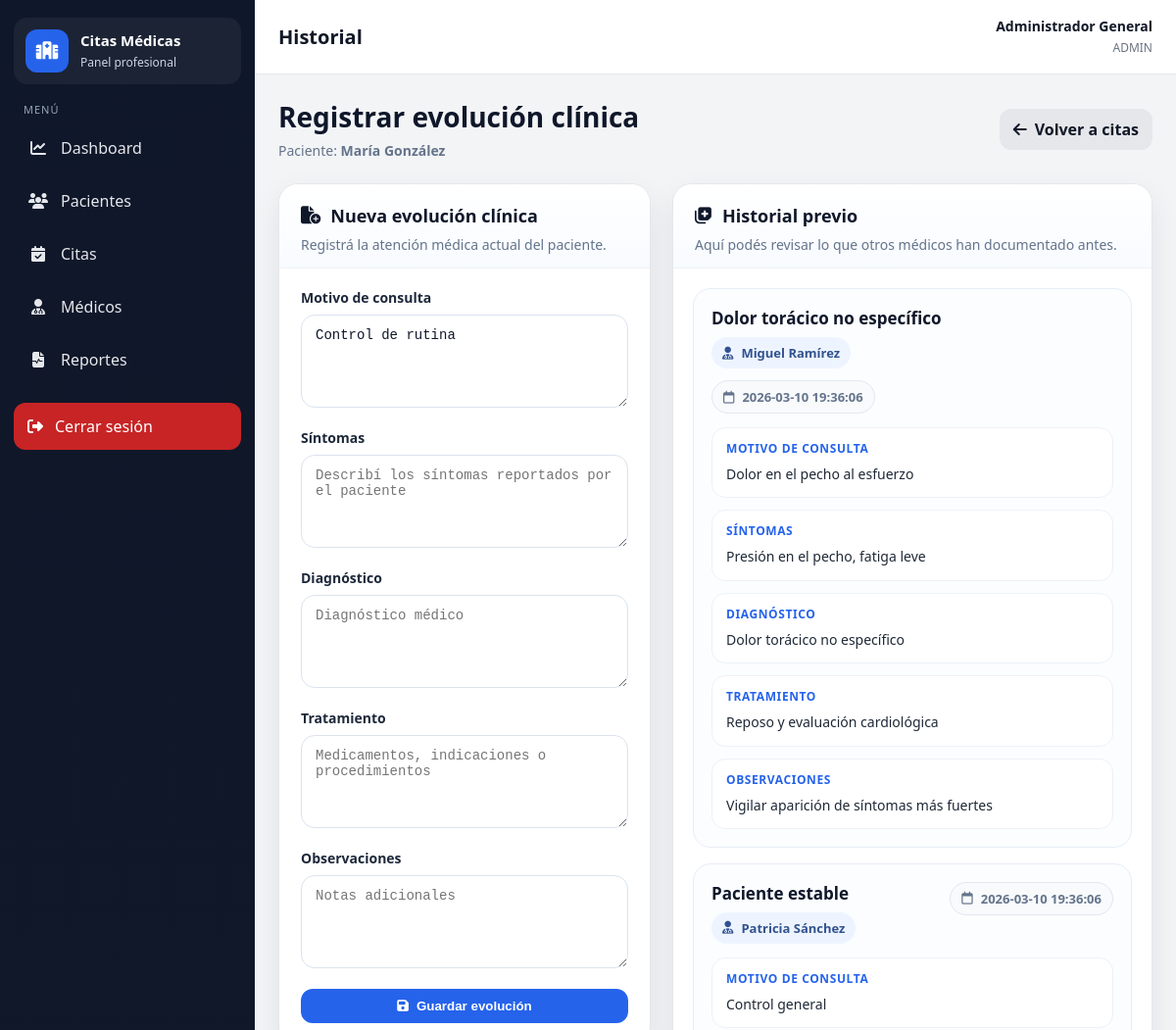
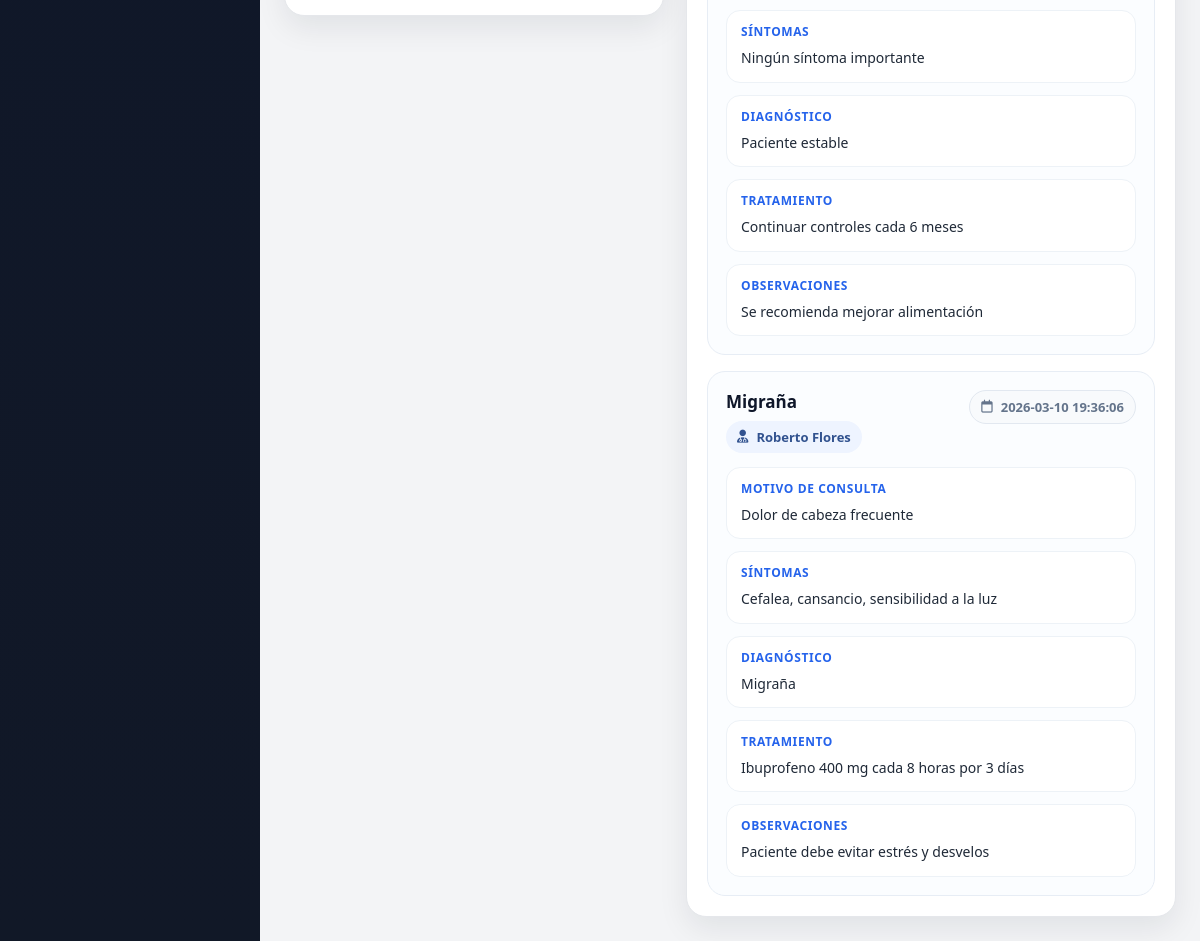
Screenshot of /index.php?controller=historial&action=registrar&paciente_id=1&cita_id=1 (signed in) with the database file from the repository (2 pictures, top to bottom).
### tables this page shows
CREATE TABLE pacientes (
    id INT AUTO_INCREMENT PRIMARY KEY,
    nombre VARCHAR(100) NOT NULL,
    apellido VARCHAR(100) NOT NULL,
    cedula VARCHAR(15) NOT NULL UNIQUE,
    telefono VARCHAR(20) NULL,
    email VARCHAR(100) NULL,
    fecha_nacimiento DATE NULL,
    fecha_registro TIMESTAMP DEFAULT CURRENT_TIMESTAMP
);

CREATE TABLE citas (
    id INT AUTO_INCREMENT PRIMARY KEY,
    paciente_id INT NOT NULL,
    medico_id INT NOT NULL,
    fecha DATE NOT NULL,
    hora_inicio TIME NOT NULL,
    hora_fin TIME NOT NULL,
    motivo VARCHAR(250) NULL,
    estado ENUM('pendiente', 'completada', 'cancelada') DEFAULT 'pendiente',
    fecha_creacion TIMESTAMP DEFAULT CURRENT_TIMESTAMP,
    CONSTRAINT fk_citas_paciente FOREIGN KEY (paciente_id) REFERENCES pacientes(id) ON DELETE CASCADE,
    CONSTRAINT fk_citas_medico FOREIGN KEY (medico_id) REFERENCES medicos(id) ON DELETE CASCADE,
    INDEX idx_medico_fecha (medico_id, fecha)
);

CREATE TABLE historial_clinico (
    id INT AUTO_INCREMENT PRIMARY KEY,
    paciente_id INT NOT NULL,
    medico_id INT NOT NULL,
    cita_id INT NULL,
    motivo_consulta TEXT NOT NULL,
    sintomas TEXT NULL,
    diagnostico TEXT NOT NULL,
    tratamiento TEXT NULL,
    observaciones TEXT NULL,
    fecha_registro DATETIME DEFAULT CURRENT_TIMESTAMP,
    CONSTRAINT fk_historial_paciente FOREIGN KEY (paciente_id) REFERENCES pacientes(id) ON DELETE CASCADE,
    CONSTRAINT fk_historial_medico FOREIGN KEY (medico_id) REFERENCES medicos(id) ON DELETE CASCADE,
    CONSTRAINT fk_historial_cita FOREIGN KEY (cita_id) REFERENCES citas(id) ON DELETE SET NULL
);

### app/controllers/HistorialController.php (called while the page is built, shortened)
<?php
require_once __DIR__ . '/../models/HistorialClinico.php';
require_once __DIR__ . '/../models/Paciente.php';
require_once __DIR__ . '/../models/Cita.php';
class HistorialController {
    public function registrar(){
        $pacienteId = (int) $_GET['paciente_id'];
        $citaId = isset($_GET['cita_id']) ? (int) $_GET['cita_id'] : null;
        $historialModel = new HistorialClinico();
        $pacienteModel = new Paciente();
        $citaModel = new Cita();
        $paciente = $pacienteModel->obtenerPorId($pacienteId);
        $historial = $historialModel->obtenerPorPaciente($pacienteId);
        $cita = null;
        if (!empty($citaId)) {
            $cita = $citaModel->obtenerPorId($citaId);
        }
        require_once __DIR__ . '/../views/historial/registrar.php';
    }
}

### routes/web.php (called while the page is built, shortened)
<?php
$controller = $_GET['controller'] ?? (isset($_SESSION['usuario_id']) ? 'dashboard' : 'auth');
$action = $_GET['action'] ?? (isset($_SESSION['usuario_id']) ? 'index' : 'login');
switch($controller){
    case 'historial':
        require_once __DIR__ . '/../app/controllers/HistorialController.php';
        $ctrl = new HistorialController();
        break;
}
$ctrl->$action();

### public/index.php (called while the page is built, shortened)
<?php
require_once __DIR__ . '/../routes/web.php';

### app/config/database.php (called while the page is built)
<?php
class Database {
    private $host = "localhost";
    private $db_name = "citas_medicas";
    private $username = "root";
    private $password = "admin";
    private $charset = "utf8mb4";
    public function conectar() {
        try {
            $dsn = "mysql:host={$this->host};dbname={$this->db_name};charset={$this->charset}";
            $pdo = new PDO($dsn, $this->username, $this->password);
            $pdo->setAttribute(PDO::ATTR_ERRMODE, PDO::ERRMODE_EXCEPTION);
            $pdo->setAttribute(PDO::ATTR_DEFAULT_FETCH_MODE, PDO::FETCH_ASSOC);
            return $pdo;
        } catch (PDOException $e) {
            die("Error de conexión: " . $e->getMessage());
        }
    }
}

### app/core/Model.php (called while the page is built, shortened)
<?php
require_once __DIR__ . '/../config/database.php';
class Model {
    public function __construct() {
        $database = new Database();
        $this->db = $database->conectar();
    }
}

### app/models/Paciente.php (called while the page is built, shortened)
<?php
require_once __DIR__ . '/../core/Model.php';
class Paciente extends Model {
    public function obtenerPorId($id){
        $sql = "SELECT * FROM pacientes WHERE id = :id";
        $stmt = $this->db->prepare($sql);
        $stmt->bindParam(':id', $id, PDO::PARAM_INT);
        $stmt->execute();
        return $stmt->fetch(PDO::FETCH_ASSOC);
    }
}

### app/models/Cita.php (called while the page is built, shortened)
<?php
require_once __DIR__ . '/../core/Model.php';
class Cita extends Model {
  public function obtenerPorId($id){
        $sql = "SELECT
                    c.*,
                    CONCAT(p.nombre, ' ', p.apellido) AS paciente,
                    p.email AS paciente_email,
                    p.telefono AS paciente_telefono,
                    CONCAT(m.nombre, ' ', m.apellido) AS medico
                FROM citas c
                INNER JOIN pacientes p ON c.paciente_id = p.id
                INNER JOIN medicos m ON c.medico_id = m.id
                WHERE c.id = :id
                LIMIT 1";
        $stmt = $this->db->prepare($sql);
        $stmt->bindParam(':id', $id, PDO::PARAM_INT);
        $stmt->execute();
        return $stmt->fetch(PDO::FETCH_ASSOC);
    }
}

### app/models/HistorialClinico.php (called while the page is built, shortened)
<?php
require_once __DIR__ . '/../core/Model.php';
class HistorialClinico extends Model {
    public function obtenerPorPaciente($pacienteId){
        $sql = "SELECT h.*,
                       CONCAT(m.nombre, ' ', m.apellido) AS medico_nombre
                FROM historial_clinico h
                INNER JOIN medicos m ON h.medico_id = m.id
                WHERE h.paciente_id = :paciente_id
                ORDER BY h.fecha_registro DESC, h.id DESC";
        $stmt = $this->db->prepare($sql);
        $stmt->execute([
            ':paciente_id' => $pacienteId
        ]);
        return $stmt->fetchAll(PDO::FETCH_ASSOC);
    }
}

### app/views/historial/registrar.php (the view, shortened to what this page needs)
<?php require_once __DIR__ . '/../layout/header.php'; ?>
<div class="hc-page">
    <div class="hc-header">
        <div class="hc-title-wrap">
            <h2>Registrar evolución clínica</h2>
            <p>Paciente: <strong><?= htmlspecialchars($paciente['nombre'] . ' ' . $paciente['apellido']) ?></strong></p>
        </div>
        <a href="index.php?controller=cita&action=index" class="btn btn-secondary">
            <i class="fa-solid fa-arrow-left"></i> Volver a citas
        </a>
    </div>
    <div class="hc-layout">
        <div class="hc-left">
            <div class="hc-card">
                <div class="hc-card-head">
                    <h3><i class="fa-solid fa-file-circle-plus"></i> Nueva evolución clínica</h3>
                    <p>Registrá la atención médica actual del paciente.</p>
                </div>
                <form action="index.php?controller=historial&action=crear" method="POST" class="hc-form">
                    <div class="hc-form-group">
                        <label>Motivo de consulta</label>
                        <textarea name="motivo_consulta" required placeholder="Ejemplo: dolor abdominal, control general, fiebre..."><?= !empty($cita['motivo']) ? htmlspecialchars($cita['motivo']) : '' ?></textarea>
                    </div>
                    <div class="hc-form-group">
                        <label>Síntomas</label>
                        <textarea name="sintomas" placeholder="Describí los síntomas reportados por el paciente"></textarea>
                    </div>
                    <div class="hc-form-group">
                        <label>Diagnóstico</label>
                        <textarea name="diagnostico" required placeholder="Diagnóstico médico"></textarea>
                    </div>
                    <div class="hc-form-group">
                        <label>Tratamiento</label>
                        <textarea name="tratamiento" placeholder="Medicamentos, indicaciones o procedimientos"></textarea>
                    </div>
                    <div class="hc-form-group">
                        <label>Observaciones</label>
                        <textarea name="observaciones" placeholder="Notas adicionales"></textarea>
                    </div>
                    <button type="submit" class="btn btn-primary hc-btn-full">
                        <i class="fa-solid fa-floppy-disk"></i> Guardar evolución
                    </button>
                </form>
            </div>
        </div>
        <div class="hc-right">
            <div class="hc-card">
                <div class="hc-card-head">
                    <h3><i class="fa-solid fa-notes-medical"></i> Historial previo</h3>
                    <p>Aquí podés revisar lo que otros médicos han documentado antes.</p>
                </div>
                <?php if (!empty($historial)): ?>
                    <div class="hc-timeline">
                        <?php foreach ($historial as $h): ?>
                            <div class="hc-item">
                                <div class="hc-item-top">
                                    <div>
                                        <h4><?= htmlspecialchars($h['diagnostico']) ?></h4>
                                        <span class="hc-pill">
                                            <i class="fa-solid fa-user-doctor"></i>
                                            <?= htmlspecialchars($h['medico_nombre']) ?>
                                        </span>
                                    </div>
                                    <span class="hc-date">
                                        <i class="fa-regular fa-calendar"></i>
                                        <?= htmlspecialchars($h['fecha_registro']) ?>
                                    </span>
                                </div>
                                <div class="hc-blocks">
                                    <div class="hc-block">
                                        <span class="hc-label">Motivo de consulta</span>
                                        <p><?= nl2br(htmlspecialchars($h['motivo_consulta'])) ?></p>
                                    </div>
                                    <?php if (!empty($h['sintomas'])): ?>
                                        <div class="hc-block">
                                            <span class="hc-label">Síntomas</span>
                                            <p><?= nl2br(htmlspecialchars($h['sintomas'])) ?></p>
                                        </div>
                                    <?php endif; ?>
                                    <div class="hc-block">
                                        <span class="hc-label">Diagnóstico</span>
                                        <p><?= nl2br(htmlspecialchars($h['diagnostico'])) ?></p>
                                    </div>
                                    <?php if (!empty($h['tratamiento'])): ?>
                                        <div class="hc-block">
                                            <span class="hc-label">Tratamiento</span>
                                            <p><?= nl2br(htmlspecialchars($h['tratamiento'])) ?></p>
                                        </div>
                                    <?php endif; ?>
                                    <?php if (!empty($h['observaciones'])): ?>
                                        <div class="hc-block">
                                            <span class="hc-label">Observaciones</span>
                                            <p><?= nl2br(htmlspecialchars($h['observaciones'])) ?></p>
                                        </div>
                                    <?php endif; ?>
                                </div>
                            </div>
                        <?php endforeach; ?>
                    </div>
                <?php else: ?>
                    <div class="hc-empty">
                        <p>No hay registros clínicos todavía para este paciente.</p>
                    </div>
                <?php endif; ?>
            </div>
        </div>
    </div>
</div>
<?php require_once __DIR__ . '/../layout/footer.php'; ?>

### app/views/layout/header.php (style rules this page uses)
:root { --sidebar-bg:#111827;--sidebar-hover:#1f2937;--sidebar-active:#2563eb;--body-bg:#f3f4f6;--card-bg:#fff;--text:#111827;--muted:#6b7280;--border:#e5e7eb;--primary:#2563eb;--primary-dark:#1d4ed8;--success:#16a34a;--warning:#f59e0b;--danger:#dc2626;--info:#0ea5e9;--shadow:0 10px 30px rgba(0,0,0,.08);--radius:16px }
* { box-sizing:border-box }
body { margin:0;font-family:'Segoe UI',Tahoma,Geneva,Verdana,sans-serif;background:var(--body-bg);color:var(--text) }
a { text-decoration:none;color:inherit }
.btn { border:none;border-radius:12px;padding:10px 14px;font-weight:700;cursor:pointer;display:inline-flex;align-items:center;gap:8px }
.btn-primary { background:var(--primary);color:#fff }
.btn-secondary { background:#e5e7eb;color:#111827 }

### app/views/historial/registrar.php (style rules this page uses)
.hc-page { display:flex; flex-direction:column; gap:24px; }
.hc-header { display:flex; justify-content:space-between; align-items:center; gap:16px; flex-wrap:wrap; }
.hc-title-wrap h2 { margin:0; font-size:28px; font-weight:800; color:#0f172a; }
.hc-title-wrap p { margin:6px 0 0; color:#64748b; font-size:14px; }
.hc-layout { display:grid; grid-template-columns: 380px 1fr; gap:22px; align-items:start; }
.hc-card { background:#ffffff; border:1px solid #e5e7eb; border-radius:20px; box-shadow:0 12px 30px rgba(15,23,42,.08); overflow:hidden; }
.hc-card-head { padding:20px 22px 14px; border-bottom:1px solid #eef2f7; background:linear-gradient(180deg,#ffffff 0%, #f8fbff 100%); }
.hc-card-head h3 { margin:0; font-size:18px; font-weight:700; color:#0f172a; display:flex; align-items:center; gap:10px; }
.hc-card-head p { margin:8px 0 0; font-size:14px; color:#64748b; }
.hc-form { padding:20px 22px 22px; }
.hc-form-group { margin-bottom:16px; }
.hc-form-group label { display:block; margin-bottom:8px; font-size:14px; font-weight:700; color:#1e293b; }
.hc-form-group textarea { width:100%; min-height:95px; resize:vertical; border:1px solid #dbe3ee; border-radius:14px; padding:12px 14px; font-size:14px; color:#0f172a; background:#fff; outline:none; transition:.2s ease; box-sizing:border-box; }
.hc-btn-full { width:100%; display:inline-flex; justify-content:center; align-items:center; gap:8px; }
.hc-timeline { padding:20px; display:flex; flex-direction:column; gap:16px; }
.hc-item { border:1px solid #e7edf5; background:#fbfdff; border-radius:18px; padding:18px; transition:.2s ease; }
.hc-item-top { display:flex; justify-content:space-between; align-items:flex-start; gap:12px; flex-wrap:wrap; margin-bottom:14px; }
.hc-item-top h4 { margin:0 0 8px; font-size:17px; font-weight:800; color:#0f172a; }
.hc-pill { display:inline-flex; align-items:center; gap:8px; background:#eef4ff; color:#31528f; border-radius:999px; padding:7px 11px; font-size:13px; font-weight:600; }
.hc-date { display:inline-flex; align-items:center; gap:8px; background:#f8fafc; border:1px solid #e2e8f0; color:#64748b; border-radius:999px; padding:7px 11px; font-size:13px; font-weight:600; white-space:nowrap; }
.hc-blocks { display:grid; gap:12px; }
.hc-block { background:#fff; border:1px solid #edf2f7; border-radius:14px; padding:12px 14px; }
.hc-label { display:block; margin-bottom:7px; font-size:12px; font-weight:800; text-transform:uppercase; letter-spacing:.05em; color:#2563eb; }
.hc-block p { margin:0; line-height:1.6; font-size:14px; color:#1f2937; }

### rows the page displays
pacientes: nombre+apellido "María González"
citas: motivo_consulta "Control de rutina"
historial_clinico: diagnostico "Dolor torácico no específico", medico_nombre "Miguel Ramírez", fecha_registro "2026-03-10 19:36:06", motivo_consulta "Dolor en el pecho al esfuerzo", sintomas "Presión en el pecho, fatiga leve", tratamiento "Reposo y evaluación cardiológica", observaciones "Vigilar aparición de síntomas más fuertes"
historial_clinico: diagnostico "Paciente estable", medico_nombre "Patricia Sánchez", fecha_registro "2026-03-10 19:36:06", motivo_consulta "Control general", sintomas "Ningún síntoma importante", tratamiento "Continuar controles cada 6 meses", observaciones "Se recomienda mejorar alimentación"
historial_clinico: diagnostico "Migraña", medico_nombre "Roberto Flores", fecha_registro "2026-03-10 19:36:06", motivo_consulta "Dolor de cabeza frecuente", sintomas "Cefalea, cansancio, sensibilidad a la luz", tratamiento "Ibuprofeno 400 mg cada 8 horas por 3 días", observaciones "Paciente debe evitar estrés y desvelos"

### other values shown
$currentController "Historial"
$_SESSION['usuario_nombre'] "Administrador General"
$role "ADMIN"
